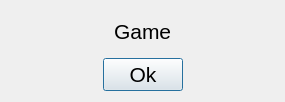
<?xml version="1.0" encoding="UTF-8"?>
<ui version="4.0">
 <class>endgamedialog</class>
 <widget class="QDialog" name="endgamedialog">
  <property name="geometry">
   <rect>
    <x>0</x>
    <y>0</y>
    <width>285</width>
    <height>102</height>
   </rect>
  </property>
  <property name="windowTitle">
   <string>Dialog</string>
  </property>
  <property name="modal">
   <bool>true</bool>
  </property>
  <layout class="QGridLayout" name="gridLayout">
   <item row="0" column="0">
    <layout class="QHBoxLayout" name="horizontalLayout">
     <item>
      <spacer name="horizontalSpacer">
       <property name="orientation">
        <enum>Qt::Horizontal</enum>
       </property>
       <property name="sizeHint" stdset="0">
        <size>
         <width>40</width>
         <height>20</height>
        </size>
       </property>
      </spacer>
     </item>
     <item>
      <widget class="QLabel" name="infoLabel">
       <property name="font">
        <font>
         <pointsize>16</pointsize>
        </font>
       </property>
       <property name="text">
        <string>Game</string>
       </property>
      </widget>
     </item>
     <item>
      <spacer name="horizontalSpacer_2">
       <property name="orientation">
        <enum>Qt::Horizontal</enum>
       </property>
       <property name="sizeHint" stdset="0">
        <size>
         <width>40</width>
         <height>20</height>
        </size>
       </property>
      </spacer>
     </item>
    </layout>
   </item>
   <item row="1" column="0">
    <layout class="QHBoxLayout" name="horizontalLayout_2">
     <item>
      <spacer name="horizontalSpacer_3">
       <property name="orientation">
        <enum>Qt::Horizontal</enum>
       </property>
       <property name="sizeHint" stdset="0">
        <size>
         <width>40</width>
         <height>20</height>
        </size>
       </property>
      </spacer>
     </item>
     <item>
      <widget class="QPushButton" name="pushButton">
       <property name="font">
        <font>
         <pointsize>16</pointsize>
        </font>
       </property>
       <property name="text">
        <string>Ok</string>
       </property>
      </widget>
     </item>
     <item>
      <spacer name="horizontalSpacer_4">
       <property name="orientation">
        <enum>Qt::Horizontal</enum>
       </property>
       <property name="sizeHint" stdset="0">
        <size>
         <width>40</width>
         <height>20</height>
        </size>
       </property>
      </spacer>
     </item>
    </layout>
   </item>
  </layout>
 </widget>
 <resources/>
 <connections/>
</ui>
